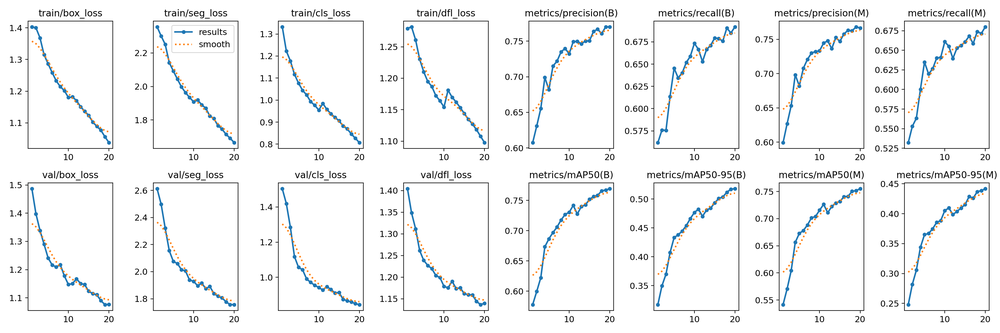
#> input picture Trained_model/Progressive_FineTune/training_stage_1/results.png, 1000 x 333 px, shrunk from 3600 x 1200 before the run
$ jupyter execute --allow-errors trained-model_YOLOv8.ipynb   (older library calls are emulated)
#> lines starting #> are read from the running program, lines starting #| are printed output that depends on the picture
<font size =8> Barnacle Detection after multi-step Post-processing</font>

<font size =4>
This experiment investigates progressive fine-tuning a pre-trained YOLOv8 segmentation model across three sequential stages to enhance barnacle detection.

The model will be fine-tuned:

1. On a large dataset of of satellite images of buildings.
2. Then, on a smaller dataset of polygons that resemble the shape of barnacles
3. Finally, on our custom barnacle dataset for specific task specialization.

This multi-stage approach explores how successive domain adaptation impacts model performance. My hypothesis is that progressive fine-tuning on relevant intermediate datasets will significantly lower the initial loss when training on subsequent stages, indicating improved feature initialization and overall performance.

[cell 1]
import matplotlib.pyplot as plt
from sahi import AutoDetectionModel
from sahi.predict import get_sliced_prediction
import fiftyone as fo
from fiftyone.core.labels import Detections
import ipywidgets
from PIL import Image
import numpy as np

<font size =6><u>Training Stage 1</u></font>

<font size =4> Firstly, I train the model on bash a dataset of aerial images of building layouts. I do this with the intention of improving the model's campabilities in pixel-wise segmentation. The script for the training process can be found on the Progressivefinetuning.ipynb. The dataset was downloaded from [roboflow](https://universe.roboflow.com/building-1yuss/building-hqjen/dataset/1/download).

To download the dataset, you will need to have a roboflow account. Once you make an account, follow the steps below:
1. Open the aforementioned link
2. Press on Download->Download dataset
3. Select the 'Image and Annotation Format' as YOLOv8(or others if you wanna try a different model)
4. Press on the download option you prefer.

<font size =6><u>Training Details</u></font>

<font size =4>Training data = 7739<br>
Val data = 1936<br>
batch size = 16<br>
epochs =20

Below are graphs for the visualization of the training. As you can see, the loss decreases but does not converge. Larger epoch size might lead to convergence but at the same time, might lead to overfitting as well.

[cell 2]
img = np.asarray(Image.open("training_stage_1/results.png"))
#> img is the input picture: shape (333, 1000, 4); mean R, G, B, A 242.7, 243.9, 244.6, 255
plt.figure(figsize=(20,20))
plt.title("Training Results : Stage 1")
plt.axis("off")
plt.imshow(img)
plt.show()

<font size = 6>Training Stage 2</font>

<foint size =4> For this stage, I train the recently trained model on an oilpalm dataset. While this sounds extremely out of context, the annotations show very close resemblance to barnacles. I believe training the model on this image segmentation dataset might lead to improved performances. Like the building outline dataset, this dataset can also be found on [roboflow](https://universe.roboflow.com/testi-vq2kh/polygon-campur/dataset/10#). To download, follow the same steps as above.

[cell 3]
img = np.asarray(Image.open("training_stage_2/results.png"))
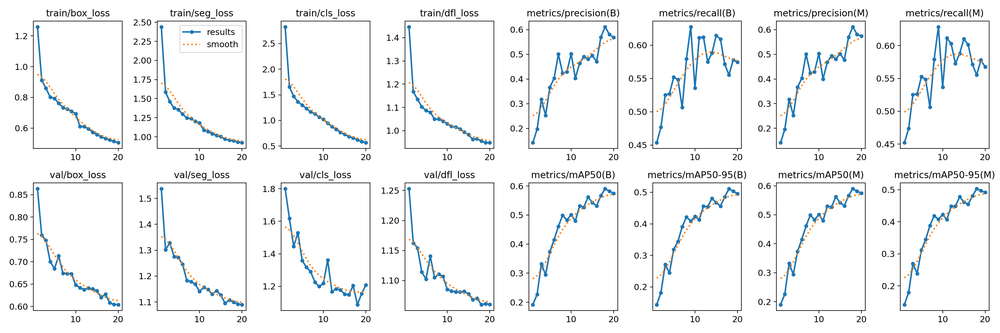
#> input picture Trained_model/Progressive_FineTune/training_stage_2/results.png, 1000 x 333 px, shrunk from 3600 x 1200 before the run
#> img is the input picture: shape (333, 1000, 4); mean R, G, B, A 241.8, 243.4, 244.4, 255
plt.figure(figsize=(20,20))
plt.title("Training Results : Stage 2")
plt.axis("off")
plt.imshow(img)
plt.show()

<font size = 4.5> The model converges decreases with epochs completed. Following this training, I will perform a final tuning on the custom dataset that I prepared and examine the changes in performance due to the progressive fine-tuning. While I believe this won't lead to drastic changes as the other model did pretty well just on the custom dataset, any improvement would indicate this approach of training on unrelated datasets can be taken when there is limited data.

<font size = 6> Training Stage 3</font>

<font size =4> In this stage, I finally train it on the dataset I prepared using the two images provided to us. While YOLOv8 is generally a good model for image detection(bounding boxes), it slightly lacks in the field of image segmentation(pixel-wise mapping). By training it on multiple datasets for segmentation task, I hoped to improve this performance in order to achieve an even more robust performance. The training was done a Google collab notebook present(present in this directory). Below, I have attached the results of the cross validation training process

[cell 4]
img1 = np.asarray(Image.open("KFold_training_barnacles_YOLOv8/fold_1/results.png"))
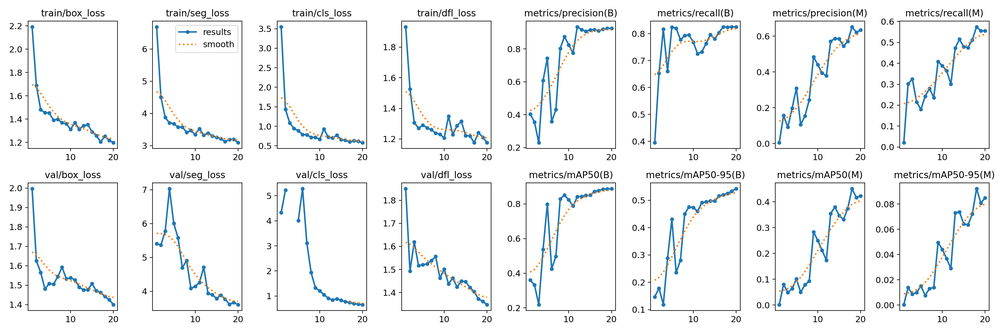
#> input picture Trained_model/Single_step_Finetune/Kfold_training_barnacles/fold_1/results.png, 1000 x 333 px, shrunk from 3600 x 1200 before the run, found by its file name
#> img1 is the input picture: shape (333, 1000, 4); mean R, G, B, A 241.5, 243.4, 244.5, 255
img2 = np.asarray(Image.open("KFold_training_barnacles_YOLOv8/fold_2/results.png"))
img3 = np.asarray(Image.open("KFold_training_barnacles_YOLOv8/fold_3/results.png"))
img4 = np.asarray(Image.open("KFold_training_barnacles_YOLOv8/fold_4/results.png"))
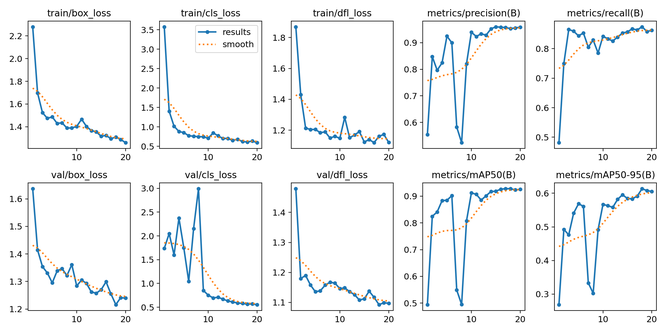
#> input picture Trained_model/Single_step_Finetune/Kfold_training_barnacles_SFT/fold_4/results.png, 667 x 333 px, shrunk from 2400 x 1200 before the run, found by its file name
#> img4 is the input picture: shape (333, 667, 4); mean R, G, B, A 241.7, 243.6, 244.9, 255
img5 = np.asarray(Image.open("KFold_training_barnacles_YOLOv8/fold_5/results.png"))
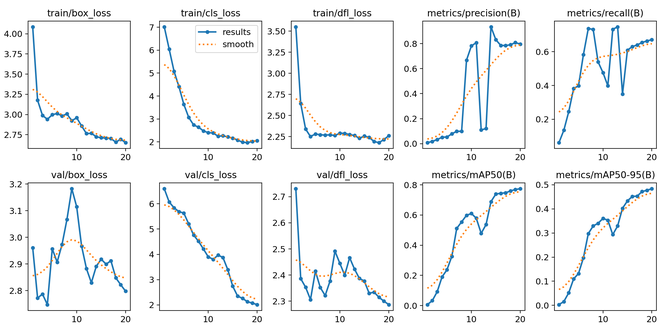
#> input picture Trained_model/Single_step_Finetune/Kfold_training_barnacles_YOLO10/fold_5/results.png, 667 x 333 px, shrunk from 2400 x 1200 before the run, found by its file name
#> img5 is the input picture: shape (333, 667, 4); mean R, G, B, A 242.1, 243.7, 244.8, 255

fig, axes = plt.subplots(5,1, figsize=(20,20))

#fold1
axes[0].imshow(img1)
axes[0].set_title('Fold 1')

#fold2
axes[1].imshow(img2)
axes[1 ].set_title('Fold 2')

#fold3
axes[2].imshow(img3)
axes[2].set_title('Fold 3')

#fold4
axes[3].imshow(img4)
axes[3].set_title('Fold 4')

#fold5
axes[4].imshow(img5)
axes[4].set_title('Fold 5')


plt.tight_layout()
plt.axis('off')
plt.show()
